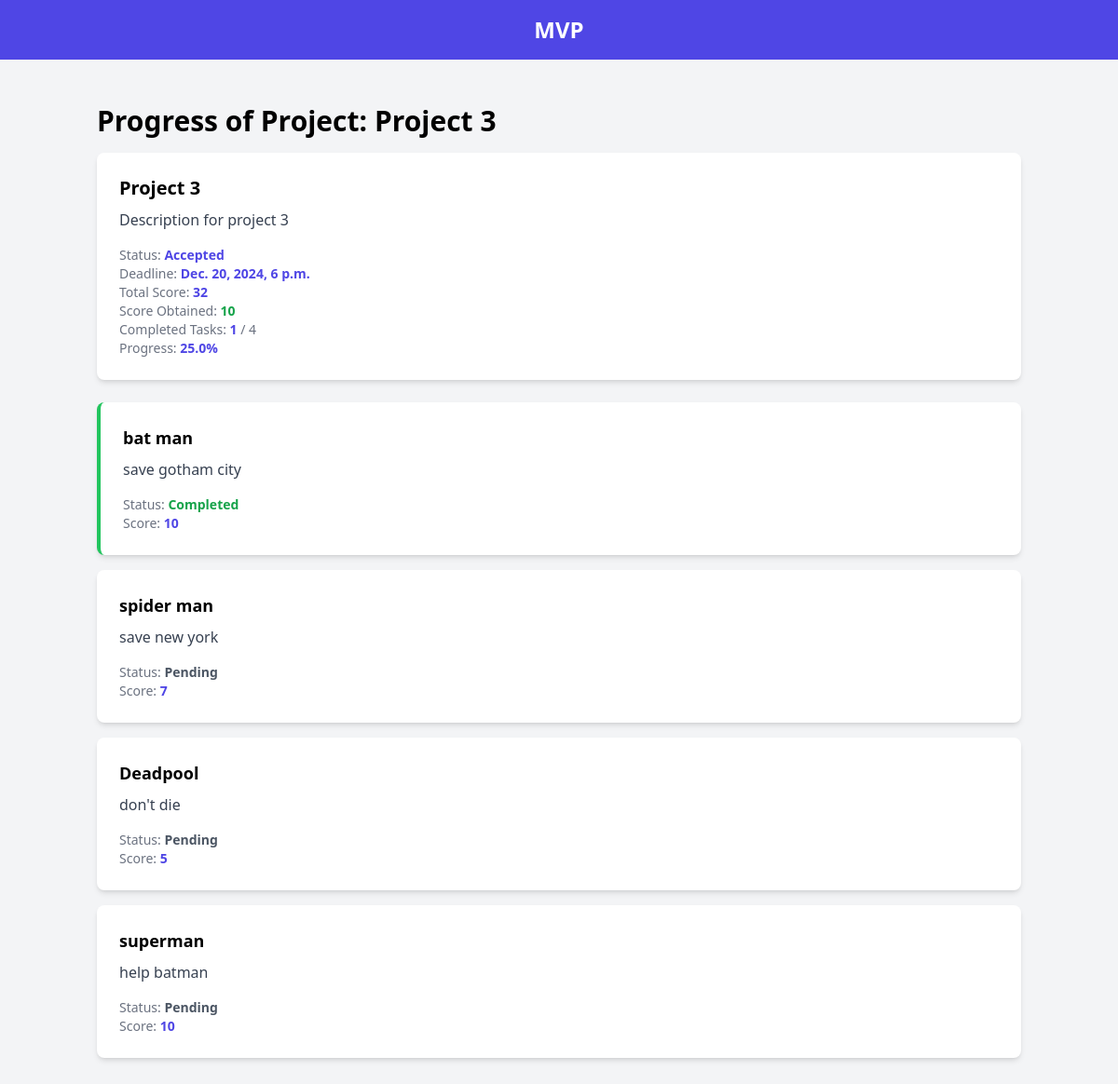
Screenshot of /projects/3/progress/ (signed in) with the database file from the repository.
### core/models.py (models this page shows, shortened)
class Project(models.Model):
    title = models.CharField(max_length=255)
    description = models.TextField()
    assigned_to = models.ForeignKey(User, on_delete=models.CASCADE, null=True, blank=True)
    status = models.CharField(max_length=20, choices=[('Pending', 'Pending'), ('Accepted', 'Accepted'), ('Completed', 'Completed')], default='Pending')
    deadline = models.DateTimeField()

class Task(models.Model):
    name = models.CharField(max_length=255)
    description = models.TextField()
    project = models.ForeignKey(Project, on_delete=models.CASCADE, related_name="tasks")
    status = models.CharField(max_length=20, choices=[('Pending', 'Pending'), ('Completed', 'Completed')], default='Pending')
    score = models.IntegerField(default=0)

### core/views.py (the view)
# urls.py: path('projects/<int:pk>/progress/', views.project_progress, name='project_progress'),
@login_required
def project_progress(request, pk):
    project = get_object_or_404(Project, pk=pk, assigned_to=request.user)
    tasks = project.tasks.all()
    total_tasks = tasks.count()
    completed_tasks = tasks.filter(status='Completed').count()
    progress = (completed_tasks / total_tasks) * 100 if total_tasks > 0 else 0
    total_score = tasks.aggregate(total_score=Sum('score'))['total_score'] or 0
    score_obtained = tasks.filter(status='Completed').aggregate(obtained_score=Sum('score'))['obtained_score'] or 0
    return render(request, 'projects/project_progress.html', {
        'project': project,
        'tasks': tasks,
        'total_tasks': total_tasks,
        'completed_tasks': completed_tasks,
        'progress': progress,
        'total_score': total_score,
        'score_obtained': score_obtained,  # Pass score_obtained to template
    })

### core/templates/projects/project_progress.html
{% extends 'base.html' %}
{% block content %}
<div class="container mx-auto p-4">
    <h1 class="text-3xl font-bold mb-4">Progress of Project: {{ project.title }}</h1>
    <div class="bg-white shadow-md rounded-lg p-6 mb-6">
        <h2 class="text-xl font-semibold">{{ project.title }}</h2>
        <p class="text-gray-700 mt-2">{{ project.description }}</p>
        <div class="mt-4">
            <p class="text-sm text-gray-500">Status:
                <span class="font-semibold text-indigo-600">{{ project.get_status_display }}</span>
            </p>
            <p class="text-sm text-gray-500">Deadline:
                <span class="font-semibold text-indigo-600">{{ project.deadline }}</span>
            </p>
            <p class="text-sm text-gray-500">Total Score:
                <span class="font-semibold text-indigo-600">{{ total_score }}</span>
            </p>
            <p class="text-sm text-gray-500">Score Obtained:
                <span class="font-semibold text-green-600">{{ score_obtained }}</span>
            </p>
            <p class="text-sm text-gray-500">Completed Tasks:
                <span class="font-semibold text-indigo-600">{{ completed_tasks }}</span> / {{ total_tasks }}
            </p>
            <p class="text-sm text-gray-500">Progress:
                <span class="font-semibold text-indigo-600">{{ progress }}%</span>
            </p>
        </div>
    </div>
    <div class="space-y-4">
        {% for task in tasks %}
        <div class="bg-white shadow-md rounded-lg p-6 {% if task.status == 'Completed' %} bg-green-100 border-l-4 border-green-500 {% endif %}">
            <h3 class="text-lg font-semibold">{{ task.name }}</h3>
            <p class="text-gray-700 mt-2">{{ task.description }}</p>
            <div class="mt-4">
                <p class="text-sm text-gray-500">Status:
                    <span class="font-semibold {% if task.status == 'Completed' %}text-green-600{% else %}text-gray-600{% endif %}">{{ task.get_status_display }}</span>
                </p>
                <p class="text-sm text-gray-500">Score:
                    <span class="font-semibold text-indigo-600">{{ task.score }}</span>
                </p>
            </div>
        </div>
        {% endfor %}
    </div>
</div>
{% endblock %}

### core/templates/base.html (shortened to what this page needs)
<!DOCTYPE html>
<html lang="en">
<head>
    <script src="https://cdn.tailwindcss.com"></script>
</head>
<body class="bg-gray-100">
    <header class="bg-indigo-600 text-white py-4">
        <h1 class="text-center text-2xl font-bold">MVP</h1>
    </header>
    <main class="min-h-screen px-4 py-8 sm:px-6 lg:px-8">
        {% block content %}{% endblock %}
    </main>
</body>
</html>

### rows the page displays
Project: title "Project 3", description "Description for project 3", status "Accepted", deadline "Dec. 20, 2024, 6 p.m."
Task: name "bat man", description "save gotham city", status "Completed", score "10"
Task: name "spider man", description "save new york", status "Pending", score "7"
Task: name "Deadpool", description "don't die", status "Pending", score "5"
Task: name "superman", description "help batman", status "Pending", score "10"

### other values shown
{{ total_score }} "32"
{{ score_obtained }} "10"
{{ completed_tasks }} "1"
{{ total_tasks }} "4"
{{ progress }} "25.0"
